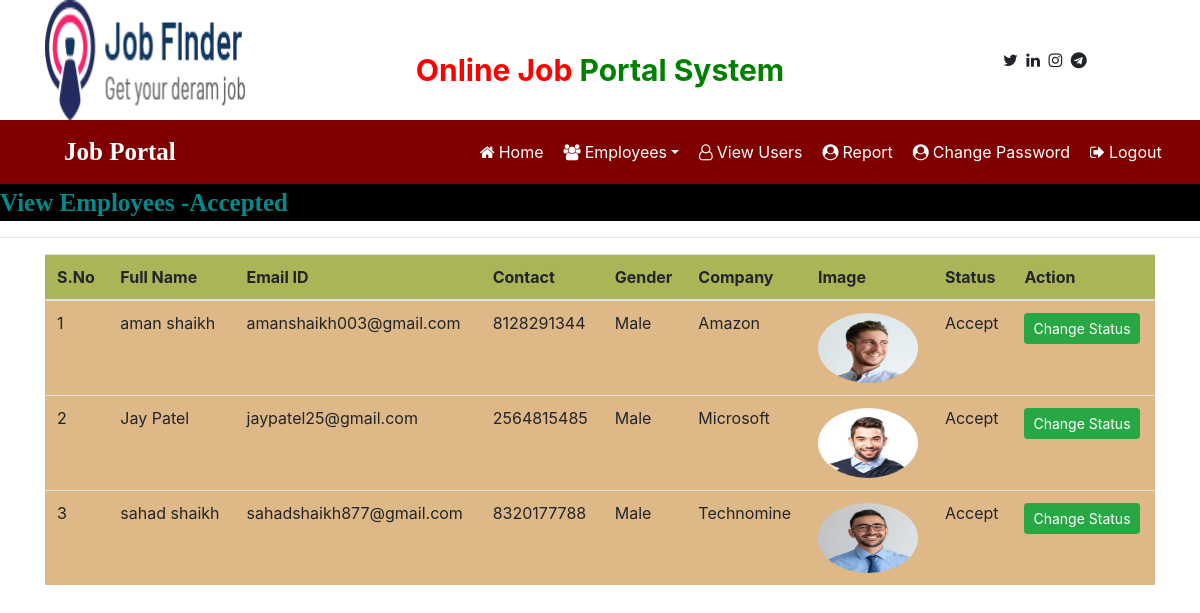
/employee_accepted (signed in), run on the app's committed database.
### job/models.py (models this page shows, shortened)
class Employee(models.Model):
    user = models.ForeignKey(User,on_delete=models.CASCADE)
    mobile = models.CharField(max_length=15,null=True)
    image = models.FileField(null=True)
    gender = models.CharField(max_length=10,null=True)
    company = models.CharField(max_length=100, null=True)
    type = models.CharField(max_length=15,null=True)
    status = models.CharField(max_length=20,null=True)

### job/views.py (the view)
# urls.py: path('employee_accepted', employee_accepted, name="employee_accepted"),
def employee_accepted(request):
    if not request.user.is_authenticated:
        return redirect('admin_login')
    data = Employee.objects.filter(status='Accept')
    d = {'data':data}
    return render(request,'employee_accepted.html',d)

### job/templates/employee_accepted.html
{% load static %}
{% block body %}
{% include 'admin_navigation.html' %}
<marquee style="font-family : 'monotype corsiva' ; font-size : 25px ; color : darkcyan ; background-color : black ; font-weight : bold ; margin-top:0% ">
    View Employees -Accepted
</marquee>
<hr>
<div class="container">
<table class="table table-hover" id="example">
    <thead>
    <tr style="background-color:#ABB557">
        <th>S.No</th>
        <th>Full Name</th>
        <th>Email ID</th>
        <th>Contact</th>
        <th>Gender</th>
        <th>Company</th>
        <th>Image</th>
        <th>Status</th>
        <th>Action</th>
    </tr>
    </thead>
    <tbody>
    {% for i in data %}
    <tr style="background-color:#DEB887">
        <td>{{forloop.counter}}</td>
        <td>{{i.user.first_name}} {{i.user.last_name}}</td>
        <td>{{i.user.username}}</td>
        <td>{{i.mobile}}</td>
        <td>{{i.gender}}</td>
        <td>{{i.company}}</td>
        <td><img src="{{i.image.url}}" style="width:100px ; height:70px ; border-radius:50%"></td>
        <td>{{i.status}}</td>
        <td><a href="{% url 'change_status' i.id %}" class="btn btn-success btn-sm" >Change Status</a></td>
    </tr>
    {% endfor %}
    </tbody>
</table>
</div>
{% endblock %}

### job/templates/admin_navigation.html (shortened to what this page needs)
<html>
<head>
    {% load static %}
  <link rel="stylesheet" href="https://cdn.jsdelivr.net/npm/bootstrap@4.6.2/dist/css/bootstrap.min.css">
 <link rel="stylesheet" href="https://cdnjs.cloudflare.com/ajax/libs/font-awesome/4.7.0/css/font-awesome.min.css">
    <link rel="stylesheet" href="https://cdn.datatables.net/2.1.8/css/dataTables.dataTables.css">
    <link rel="stylesheet" href="https://cdn.datatables.net/buttons/3.2.0/css/buttons.dataTables.css">
</head>
<body>
<div class="container">
    <div class="row">
        <div class="col-sm-3">
            <img src="{% static 'images/logo.png' %}" style="width:200px; height:120px">
        </div>
        <div class="col-sm-6 mt-5 text-center">
            <span style ="font-weight : bold ; font-size : 30px ">
                <span style="color : red">Online Job</span>
                <span style="color : green">Portal System</span>
            </span>
        </div>
        <div class="col-sm-3 mt-5" style = "padding-left : 10%">
            <span style="font-weight:bold font-size : 30px">
                <span><i class="fa fa-twitter pl-1"></i></span>
                <span><i class="fa fa-linkedin pl-1"></i></span>
                <span><i class="fa fa-instagram pl-1"></i></span>
                <span><i class="fa fa-telegram pl-1"></i></span>
            </span>
        </div>
    </div>
</div>
<nav class="navbar navbar-expand-sm" style="background-color : maroon">
    <a class="navbar-brand text-white pl-5 font-weight-bold" style="font-family:'Monotype Corsiva'; font-size:25px">Job Portal</a>
    <ul class="navbar-nav">
        <li class="nav-item">
        <a class="nav-link" href="{% url 'admin_home' %}" style="margin-left:280px"><i class="fa fa-home mr-1"></i>Home</a>
        </li>
        <li class="nav-item dropdown">
        <a class="nav-link dropdown-toggle" href="#" data-toggle="dropdown"><i class="fa fa-users mr-1"></i>Employees</a>
        </li>
        <li class="nav-item">
        <a class="nav-link" href="{% url 'view_users' %}"><i class="fa fa-user-o mr-1"></i>View Users</a>
        </li>
		<li class="nav-item">
        <a class="nav-link" href="{% url 'report' %}"><i class="fa fa-user-circle mr-1"></i>Report</a>
        </li>
        <li class="nav-item">
        <a class="nav-link" href="{% url 'change_passwordadmin' %}"><i class="fa fa-user-circle mr-1"></i>Change Password</a>
        </li>
        <li class="nav-item">
            <a class="nav-link" href="{% url 'Logout' %}"><i class="fa fa-sign-out mr-1"></i>Logout</a>
        </li>
    </ul>
</nav>
</body>
</html>

### job/templates/admin_navigation.html (style rules this page uses)
.nav-link { color : white; margin-right : 4px; }

### data on the page
Employee: user.first_name "aman", user.last_name "shaikh", user.username "amanshaikh003@gmail.com", mobile "8128291344", gender "Male", company "Amazon", image (picture), status "Accept"
Employee: user.first_name "Jay", user.last_name "Patel", user.username "jaypatel25@gmail.com", mobile "2564815485", gender "Male", company "Microsoft", image (picture), status "Accept"
Employee: user.first_name "sahad", user.last_name "shaikh", user.username "sahadshaikh877@gmail.com", mobile "8320177788", gender "Male", company "Technomine", image (picture), status "Accept"
